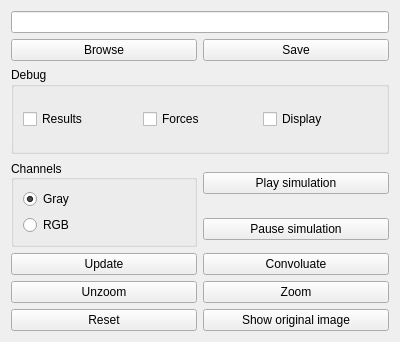
<?xml version="1.0" encoding="UTF-8"?>
<ui version="4.0">
 <class>OperationsWindow</class>
 <widget class="QWidget" name="OperationsWindow">
  <property name="geometry">
   <rect>
    <x>0</x>
    <y>0</y>
    <width>400</width>
    <height>342</height>
   </rect>
  </property>
  <property name="windowTitle">
   <string>Operations</string>
  </property>
  <layout class="QGridLayout" name="gridLayout">
   <item row="8" column="1">
    <widget class="QPushButton" name="zoomButton">
     <property name="text">
      <string>Zoom</string>
     </property>
    </widget>
   </item>
   <item row="8" column="0">
    <widget class="QPushButton" name="unzoomButton">
     <property name="text">
      <string>Unzoom</string>
     </property>
    </widget>
   </item>
   <item row="7" column="0">
    <widget class="QPushButton" name="updateButton">
     <property name="text">
      <string>Update</string>
     </property>
    </widget>
   </item>
   <item row="9" column="0">
    <widget class="QPushButton" name="resetButton">
     <property name="text">
      <string>Reset</string>
     </property>
    </widget>
   </item>
   <item row="9" column="1">
    <widget class="QPushButton" name="originalImageButton">
     <property name="text">
      <string>Show original image</string>
     </property>
    </widget>
   </item>
   <item row="0" column="0" colspan="2">
    <widget class="QLineEdit" name="imagePath"/>
   </item>
   <item row="1" column="0">
    <widget class="QPushButton" name="browseButton">
     <property name="text">
      <string>Browse</string>
     </property>
     <property name="icon">
      <iconset theme="document-open">
       <normaloff>.</normaloff>.</iconset>
     </property>
    </widget>
   </item>
   <item row="1" column="1">
    <widget class="QPushButton" name="saveButton">
     <property name="text">
      <string>Save</string>
     </property>
     <property name="icon">
      <iconset theme="document-save">
       <normaloff>.</normaloff>.</iconset>
     </property>
    </widget>
   </item>
   <item row="7" column="1">
    <widget class="QPushButton" name="convoluateButton">
     <property name="text">
      <string>Convoluate</string>
     </property>
    </widget>
   </item>
   <item row="3" column="1">
    <widget class="QPushButton" name="playButton">
     <property name="text">
      <string>Play simulation</string>
     </property>
    </widget>
   </item>
   <item row="3" column="0" rowspan="2">
    <widget class="QGroupBox" name="channelsGroup">
     <property name="title">
      <string>Channels</string>
     </property>
     <property name="alignment">
      <set>Qt::AlignLeading|Qt::AlignLeft|Qt::AlignVCenter</set>
     </property>
     <layout class="QVBoxLayout" name="verticalLayout">
      <item>
       <widget class="QRadioButton" name="grayRadio">
        <property name="text">
         <string>Gray</string>
        </property>
        <property name="checked">
         <bool>true</bool>
        </property>
       </widget>
      </item>
      <item>
       <widget class="QRadioButton" name="rgbRadio">
        <property name="text">
         <string>RGB</string>
        </property>
       </widget>
      </item>
     </layout>
    </widget>
   </item>
   <item row="4" column="1">
    <widget class="QPushButton" name="pauseButton">
     <property name="text">
      <string>Pause simulation</string>
     </property>
    </widget>
   </item>
   <item row="2" column="0" colspan="2">
    <widget class="QGroupBox" name="debugGroup">
     <property name="title">
      <string>Debug</string>
     </property>
     <layout class="QHBoxLayout" name="horizontalLayout">
      <item>
       <widget class="QCheckBox" name="resultsCheckBox">
        <property name="text">
         <string>Results</string>
        </property>
       </widget>
      </item>
      <item>
       <widget class="QCheckBox" name="forcesCheckBox">
        <property name="text">
         <string>Forces</string>
        </property>
       </widget>
      </item>
      <item>
       <widget class="QCheckBox" name="displayCheckBox">
        <property name="text">
         <string>Display</string>
        </property>
       </widget>
      </item>
     </layout>
    </widget>
   </item>
  </layout>
 </widget>
 <resources/>
 <connections/>
</ui>
